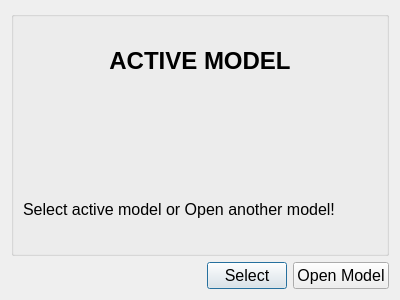
<?xml version="1.0" encoding="UTF-8"?>
<ui version="4.0">
 <class>d_ImportEtabs</class>
 <widget class="QDialog" name="d_ImportEtabs">
  <property name="geometry">
   <rect>
    <x>0</x>
    <y>0</y>
    <width>400</width>
    <height>300</height>
   </rect>
  </property>
  <property name="sizePolicy">
   <sizepolicy hsizetype="Fixed" vsizetype="Fixed">
    <horstretch>0</horstretch>
    <verstretch>0</verstretch>
   </sizepolicy>
  </property>
  <property name="font">
   <font>
    <pointsize>12</pointsize>
   </font>
  </property>
  <property name="windowTitle">
   <string>Import Etabs</string>
  </property>
  <property name="windowIcon">
   <iconset resource="../../../icons/icons.qrc">
    <normaloff>:/Btn/etabs logo.png</normaloff>:/Btn/etabs logo.png</iconset>
  </property>
  <layout class="QGridLayout" name="gridLayout">
   <item row="1" column="1">
    <widget class="QPushButton" name="pb_Select">
     <property name="text">
      <string>Select</string>
     </property>
    </widget>
   </item>
   <item row="1" column="2">
    <widget class="QPushButton" name="pb_OpenModel">
     <property name="text">
      <string>Open Model</string>
     </property>
    </widget>
   </item>
   <item row="1" column="0">
    <spacer name="horizontalSpacer">
     <property name="orientation">
      <enum>Qt::Orientation::Horizontal</enum>
     </property>
     <property name="sizeHint" stdset="0">
      <size>
       <width>40</width>
       <height>20</height>
      </size>
     </property>
    </spacer>
   </item>
   <item row="0" column="0" colspan="3">
    <widget class="QGroupBox" name="groupBox">
     <property name="title">
      <string/>
     </property>
     <layout class="QVBoxLayout" name="verticalLayout">
      <item>
       <widget class="QLabel" name="label">
        <property name="font">
         <font>
          <pointsize>18</pointsize>
          <bold>true</bold>
         </font>
        </property>
        <property name="text">
         <string>ACTIVE MODEL</string>
        </property>
        <property name="textFormat">
         <enum>Qt::TextFormat::PlainText</enum>
        </property>
        <property name="alignment">
         <set>Qt::AlignmentFlag::AlignCenter</set>
        </property>
       </widget>
      </item>
      <item>
       <widget class="QLabel" name="lb_ActiveModel">
        <property name="sizePolicy">
         <sizepolicy hsizetype="Preferred" vsizetype="Preferred">
          <horstretch>0</horstretch>
          <verstretch>0</verstretch>
         </sizepolicy>
        </property>
        <property name="text">
         <string/>
        </property>
       </widget>
      </item>
      <item>
       <widget class="QLabel" name="label_3">
        <property name="text">
         <string>Select active model or Open another model!</string>
        </property>
       </widget>
      </item>
     </layout>
    </widget>
   </item>
  </layout>
 </widget>
 <resources>
  <include location="../../../icons/icons.qrc"/>
 </resources>
 <connections/>
</ui>
